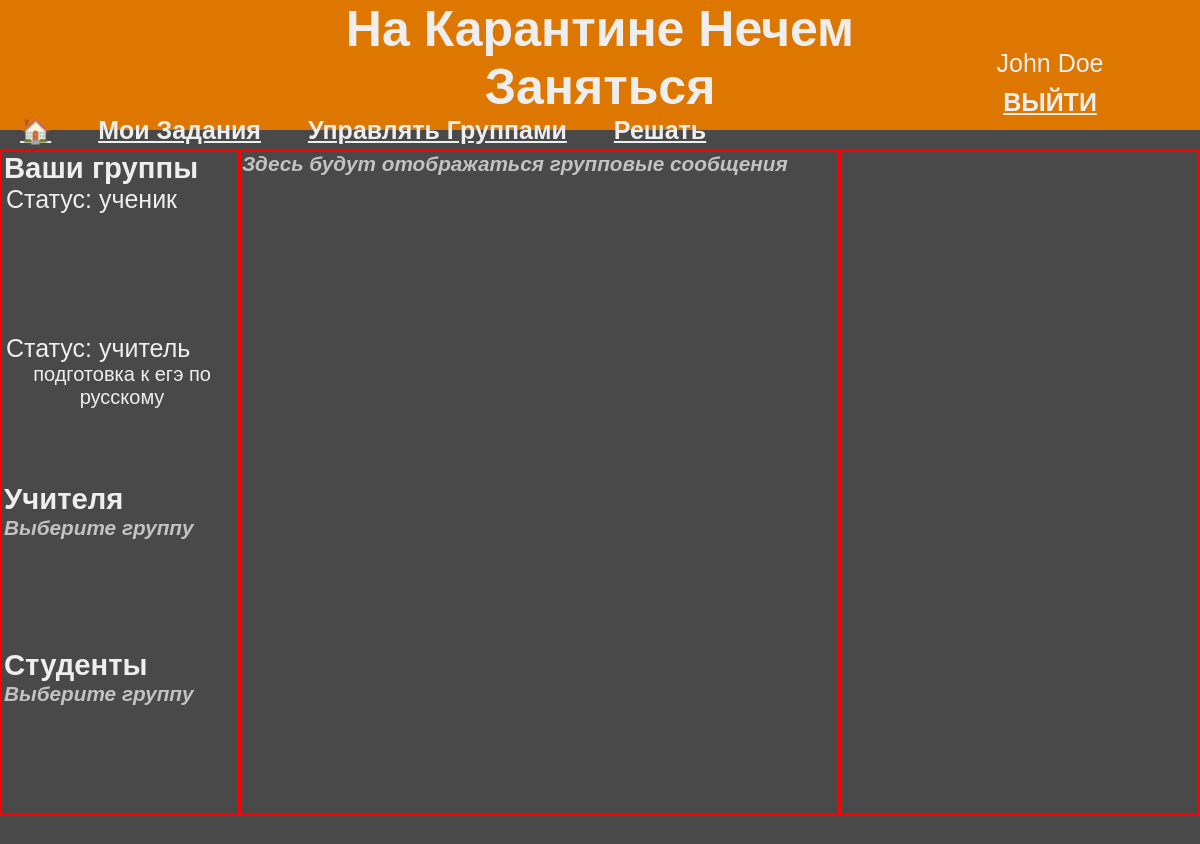
Before: / (signed in) with the older database file.
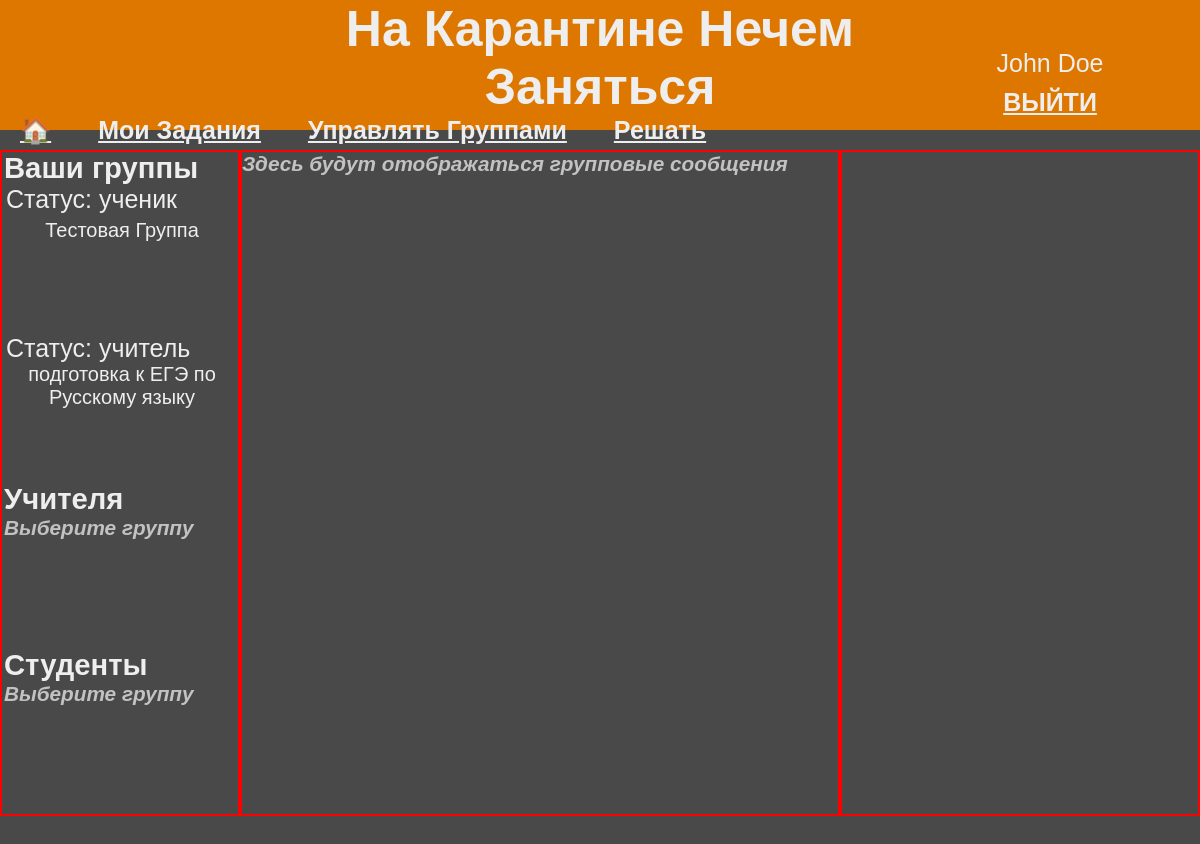
After: the same page with the newer database file.
### data/user.py (models this page shows, shortened)
class User(UserMixin, SerializerMixin, SqlAlchemyBase):
    __tablename__ = "users"
    id = sa.Column(sa.Integer,
                   primary_key=True,
                   autoincrement=True)
    name = sa.Column(sa.String)
    surname = sa.Column(sa.String)
    email = sa.Column(sa.String,
                      index=True,
                      unique=True)
    about = sa.Column(sa.String, nullable=True)
    hashed_password = sa.Column(sa.String)
    tasks = sa.orm.relationship("Task",
                                backref="user",
                                lazy="subquery")
    solutions = sa.orm.relationship("Solution",
                                    backref="student",
                                    lazy="subquery")
    @property
    def full_name(self):
        return " ".join([self.name, self.surname])

### data/group.py (models this page shows)
class Group(SqlAlchemyBase, SerializerMixin):
    __tablename__ = "groups"
    id = sa.Column(sa.Integer,
                   primary_key=True,
                   autoincrement=True)
    name = sa.Column(sa.String, default="Группа Без Названия")
    deadlines = sa.orm.relationship("Deadline",
                                    backref="group",
                                    lazy="subquery")
    teachers = sa.orm.relationship("User",
                                   secondary="teachers_to_groups",
                                   backref="teacher_groups",
                                   lazy="subquery")
    students = sa.orm.relationship("User",
                                   secondary="students_to_groups",
                                   backref="student_groups",
                                   lazy="subquery")
    def get_related_attrs(self):
        return ("deadlines", "teachers", "students")
    def get_non_related_attrs(self):
        return ("id", "name")

### main.py (the view, shortened to what this page needs)
@app.route("/", methods=["GET", "POST"])
def home():
    if not current_user.is_authenticated:
        return redirect("/login")
    if request.method == "GET":
        student_groups = manage_sql.get_related_objects(current_user, "student_groups")
        teacher_groups = manage_sql.get_related_objects(current_user, "teacher_groups")
        groups = {"student": student_groups, "teacher": teacher_groups}
        current_group_id = session.get("current_group_id")
        return render_template("index.html", groups=groups, teachers=None, students=None, group=None)

### api/manage_sql.py (called while the page is built)
def get_related_ids(obj, attr):
    if hasattr(obj, attr):
        return [item.id for item in getattr(obj, attr)]

def get_related_objects(obj, attr):
    if hasattr(obj, attr):
        return list(map(get_object_data, getattr(obj, attr)))

def get_object_data(obj):
    non_related_fields = obj.to_dict(only=obj.get_non_related_attrs())
    related_fields = {rel: get_related_ids(obj, rel)
                      for rel in obj.get_related_attrs()}
    data = {**non_related_fields, **related_fields}  # их сумма
    return data

### data/db_session.py (called while the page is built)
def create_session() -> Session:
    global __factory
    return __factory()

### main.py (called while the page is built)
@login_manager.user_loader
def load_user(user_id):
    sql = db.create_session()
    return sql.query(db.User).get(user_id)

### templates/index.html (shortened to what this page needs)
{% extends "j2/base.j2" %}
{% block head %}
<link rel="stylesheet" href="/static/css/index.css">
{% endblock %}
{% block body_content %}
<main>
<div class="groupDisplay">
    <div class="contentbox">
        <h3>Ваши группы</h3>
        <div class="groupContainer">
            <div class="contentbox">
                {{ statusDisplay("ученик") }}
                {% if groups['student'].length != 0 %}
                    <div class="scrollBox">
                        {% for g in groups['student'] %}
                            <form action="" method="post">
                                <button type="submit" class="groupBtn" name="loadgroup_{{ g['id'] }}">{{ g['name'] }}</button>
                            </form>
                        {% endfor %}
                    </div>
                {% else %}
                    <h5 class="listEmpty">Список пуст</h5>
                {% endif %}
            </div>
            <div class="contentbox">
                    {{ statusDisplay("учитель") }}
                    <div class="scrollBox">
                        {% if groups['teacher'].length != 0 %}
                            {% for g in groups['teacher'] %}
                                <form action="" method="post">
                                    <button type="submit" class="groupBtn" name="loadgroup_{{ g['id'] }}">{{ g['name'] }}</button>
                                </form>
                            {% endfor %}
                        {% else %}
                            <h5 class="listEmpty">Список пуст</h5>
                        {% endif %}
                    </div>
            </div>
        </div>
    </div>
    <div class="contentbox">
        <h3>Учителя</h3>
        <div class="scrollBox">
            {% if teachers is not none %}
                {% for t in teachers %}
                    <form action="" method="post">
                        <button type="submit" class="groupBtn" name="loadteacher_{{ t['id'] }}">{{ t['name'] }} {{ t['surname'] }}</button>
                    </form>
                {% endfor %}
            {% else %}
                <h5 class="listEmpty">Выберите группу</h5>
            {% endif %}
        </div>
    </div>
    <div class="contentbox">
        <h3>Студенты</h3>
        <div class="scrollBox">
            {% if students is not none %}
                {% for s in students %}
                <form action="" method="post">
                    <button type="submit" class="groupBtn" name="loadstudent_{{ s['id'] }}">{{ s['name'] }} {{ s['surname'] }}</button>
                </form>
                {% endfor %}
            {% else %}
                <h5 class="listEmpty">Выберите группу</h5>
            {% endif %}
        </div>
    </div>
</div>
<div class="socialDisplay">
    <div class="groupHeading">
        {% if group is not none %}
            <h2>{{ group.get("name") }}</h2>
            {% if current_user.id in group["teachers"] %}
                {{ statusDisplay("учитель") }}
            {% elif current_user.id in group["students"] %}
                {{ statusDisplay("ученик") }}
            {% else %}
                {{ statusDisplay("неясно") }}
            {% endif %}
        {% else %}
            <h5 class="listEmpty">Здесь будут отображаться групповые сообщения</h5>
        {% endif %}
    </div>
</div>
<div class="personalDisplay">
</div>
</main>
{% endblock %}

### templates/j2/base.j2 (shortened to what this page needs)
{% macro statusDisplay(status) -%}
    <p class="status">Статус: <span class="statusDisplay">{{ status }}</span></p>
{%- endmacro %}
<!DOCTYPE html>
<html lang="en" dir="ltr">
<head>
    <link rel="stylesheet" type="text/css" href="/static/css/master.css">
    {% block head %}{% endblock %}
</head>
<body>
    <header id="base_header">
        <h1 id="headline">На Карантине Нечем Заняться</h1>
        {% if current_user.is_authenticated %}
            <nav id="session">
                    <p id="username">{{ current_user.full_name }}</p>
                    <a id="logout" href="/logout">ВЫЙТИ</a>
            </nav>
            <nav id="links">
                <a href="/">🏠</a>
                <a href="/usertasks">Мои Задания</a>
                <a href="/usergroups">Управлять Группами</a>
                <a href="/solve">Решать</a>
            </nav>
        {% endif %}
    </header>
    {% block body_content %}{% endblock %}
</body>
</html>

### static/css/master.css (style rules this page uses)
* { margin: 0; padding: 0; box-sizing: border-box; }
body { background-color: #494949; font-family: sans-serif; color: #eeeeee; font-size: 25px; margin-bottom: 40vh }
a { color: inherit; font-weight: bold; }
#base_header { height: 130px; margin-bottom: 20px; background-color: #de7700; display: grid; grid-template-columns: 1fr 2fr 1fr; grid-template-rows: 2fr 1fr; grid-template-areas: ". headline session" "links links session"; }
#headline { grid-area: headline; text-align: center; }
#session { grid-area: session; display: flex; flex-direction: column; align-items: center; justify-content: center; }
#username { padding-bottom: 10px; }
#links { grid-area: links; padding-bottom: 20px; }
#links a { margin: 0 20px; }
.listEmpty { color: #c2c2c2; font-style: italic; }

### static/css/index.css (style rules this page uses)
.contentbox { margin-left: 2px; }
main { height: 82vh !important; display: grid; grid-template-columns: 2fr 5fr 3fr; grid-template-areas: "group social personal"; }
.groupDisplay { grid-area: group; border: 2px solid red; display: grid; grid-template-rows: 2fr 1fr 1fr; }
.scrollBox { overflow: auto; height: 15vh; }
.groupContainer { height: inherit !important; display: grid; grid-template-rows: 1fr 1fr; }
.groupBtn { background-color: inherit; color: inherit; width: 100%; border: 0; font-size: 20px; }
.socialDisplay { grid-area: social; border: 2px solid red; }
.personalDisplay { grid-area: personal; border: 2px solid red; }

Changed rows visible on the page:
added Group: name "Тестовая Группа", shown under "Ваши группы"
changed Group: name "подготовка к егэ по русскому" → "подготовка к ЕГЭ по Русскому языку"
